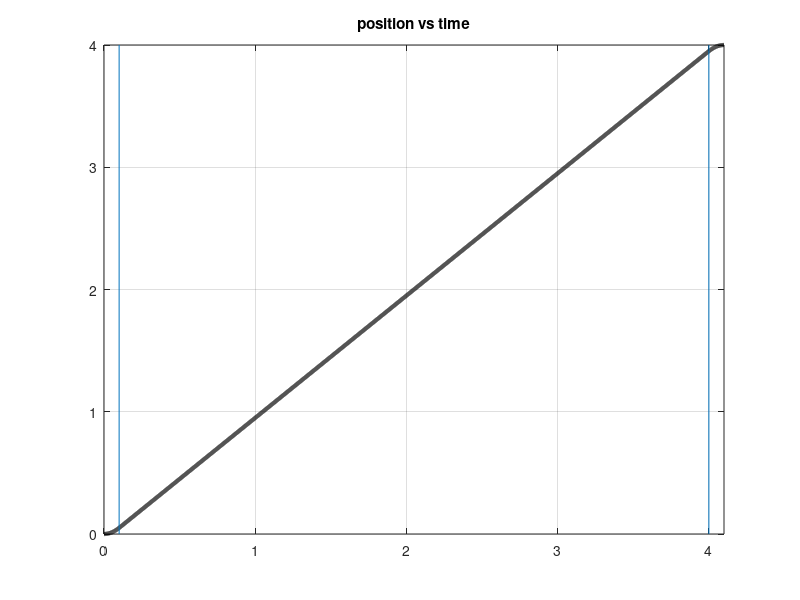
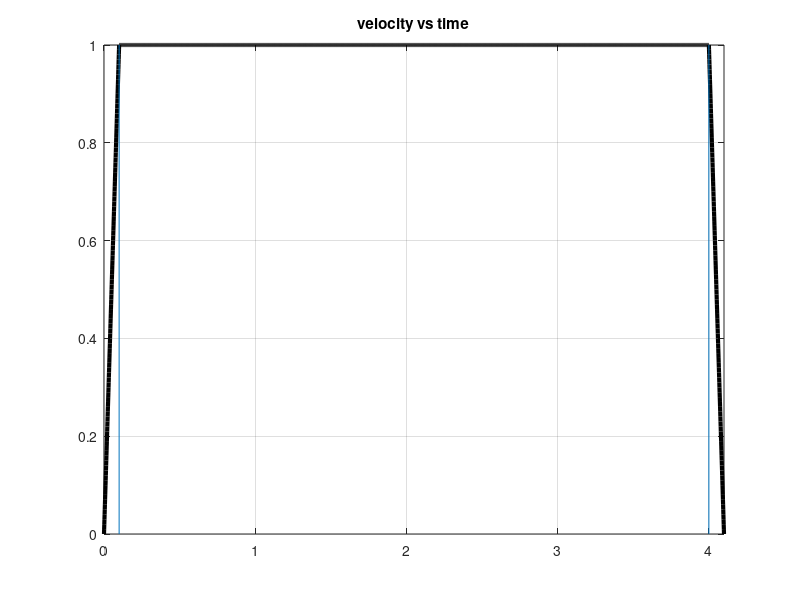
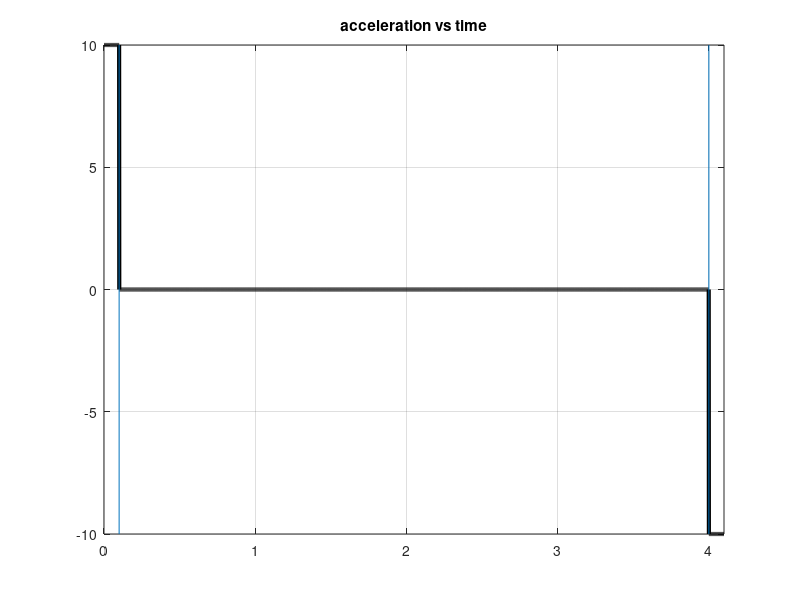

Here is the MATLAB script that generated these plots, in order: (Note: this script raises an error after producing the figures.)
clc
clear all 
close all


q01 = 0;
qf1 = 4;
v0 = 0;
v_max = 1;
a_max = 10;

ta = v_max/a_max
tf = (qf1-q01)/v_max + ta

t = 0:0.001:tf;
% t0 --> ta:
a10 = q01;
a11 = v0;
a12 = 0.5*a_max;
% ta -->tf-ta:
a20 = q01 + 0.5*a_max*ta^2 - v_max*ta;
a21 = v_max;

%tf-ta --> tf:
a30 = qf1 - 0.5*a_max*tf^2;
a31 = a_max*tf;
a32 = -0.5*a_max;

q = (a10+a11.*t+a12.*t.^2).*(t<=ta) + (a20 + a21.*t).*(t>ta).*(t<=(tf-ta)) + (a30 + a31.*t+a32.*t.^2).*(t>(tf-ta)).*(t<=tf);
v = (a11 +2*a12.*t).*(t<=ta)+(a21).*(t>ta).*(t<=(tf-ta))+(a31 +2*a32.*t).*(t>(tf-ta)).*(t<=tf);
a = (2*a12).*(t<=ta)+(0).*(t>ta).*(t<=(tf-ta))+(2*a32).*(t>(tf-ta)).*(t<=tf);

figure(1)
plot(t,q,'k','linewidth',3)
hold on 
line([ta ta],[q01 qf1])
line([tf-ta tf-ta],[q01 qf1])
grid on 
title ('position vs time')
axis([0 tf q01 qf1])

figure(2)
plot(t,v,'k','linewidth',3)
hold on 
line([ta ta],[0 v_max])
line([tf-ta tf-ta],[0 v_max])
title('velocity vs time')
grid on 
axis([0 tf 0 v_max])

figure(3)
plot(t,a,'k','linewidth',3)
hold on 
line ([ta ta],[-a_max a_max])
line([tf-ta tf-ta],[-a_max a_max])
title('acceleration vs time')
grid on 
axis([0 tf -a_max a_max])

delta_t = 0.01;
n=0;
while (floor(delta_t*10^n)~=delta_t*10^n)
    n = n+1;
end 
E = 1*10^-n;
ta = v_max/a_max;

if rem(ta,delta_t)~=0
    ta_new = round(ta,n)+E;
else 
    ta_new = round(ta,n);
end 

tf = (qf1-q01)/v_max + ta_new 

if rem(tf,delta_t)~=0
    tf_new = round(tf,n)+E;
else 
    tf_new = round(tf,n);
end 

v_new = ((qf1-q01)/(tf_new-ta_new))

a_new = v_new/ta_new 

t1 = 0:delta_t:tf_new;
%t0 -->ta:
a10 = q01;
a11 = v0;
a12 = 0.5*a_new;

%ta-->tf-ta:

a20 = q01 + 0.5*a_new*ta_new^2 - v_new*ta_new;
a21 = v_new;

%tf-ta -->tf:
a30 = qf1 - 0.5*a_new*tf_new^2;
a31 = a_new*tf_new;
a32 = -0.5*a_new;

q_new  = (a10+a11.*t1+a12.*t1.^2).*(t1<=ta_new) + (a20 + a21.*t1).*(t1>ta_new).*(t1<=(tf_new-ta_new)) + (a30 + a31.*t1+a32.*t1.^2).*(t1>(tf_new-ta_new)).*(t1<=tf_new);
v_new  = (a11 +2*a12.*t1).*(t1<=ta_new)+(a21).*(t1>ta_new).*(t1<=(tf_new-ta_new))+(a31 +2*a32.*t1).*(t1>(tf_new-ta_new)).*(t1<=tf_new);
a_new  = (2*a12).*(t1<=ta_new)+(0).*(t1>ta_new).*(t1<=(tf_new-ta_new))+(2*a32).*(t1>(tf_new-ta_new)).*(t1<=tf_new);

figure(4) 
plot(t,q,'k','linewidth',3)
hold on 
plot(t1,q_new,'linewidth',1)
grid on 
axis([0 tf_new q01 qf1])

figure(5)
plot(t,v,'k','linewidth',3)
grid on
hold on 
plot(t1,v_new,'linewidth',1)
grid on 
axis([0 tf_new 0 v_max])

figure(6)
plot(t,a,'k','linewidth',3)
hold on 
plot(t1,a_new,'linewidth',1)
grid on 
axis([0 tf_new -a_max a_max])